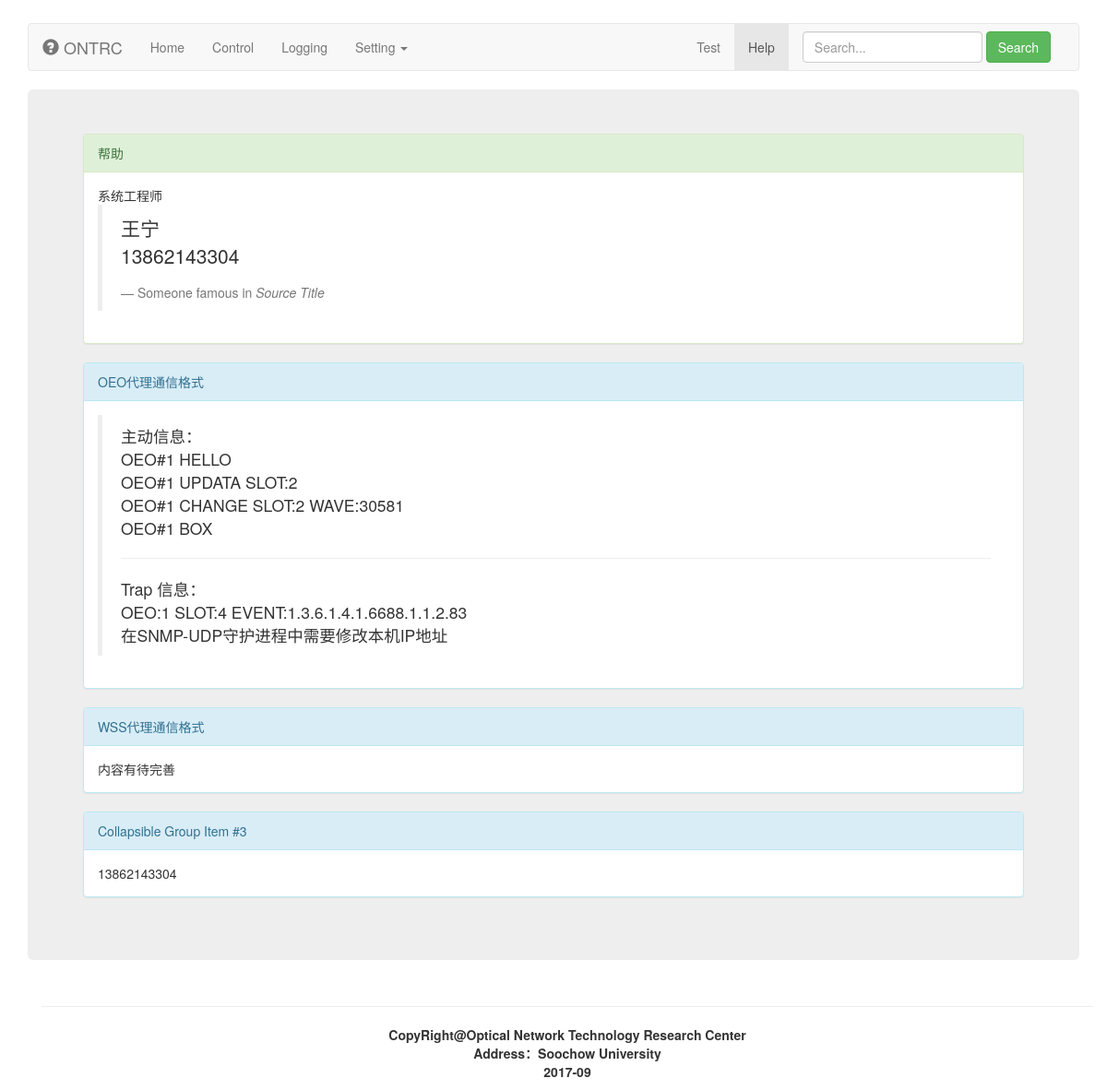
The app's page /help, older data.
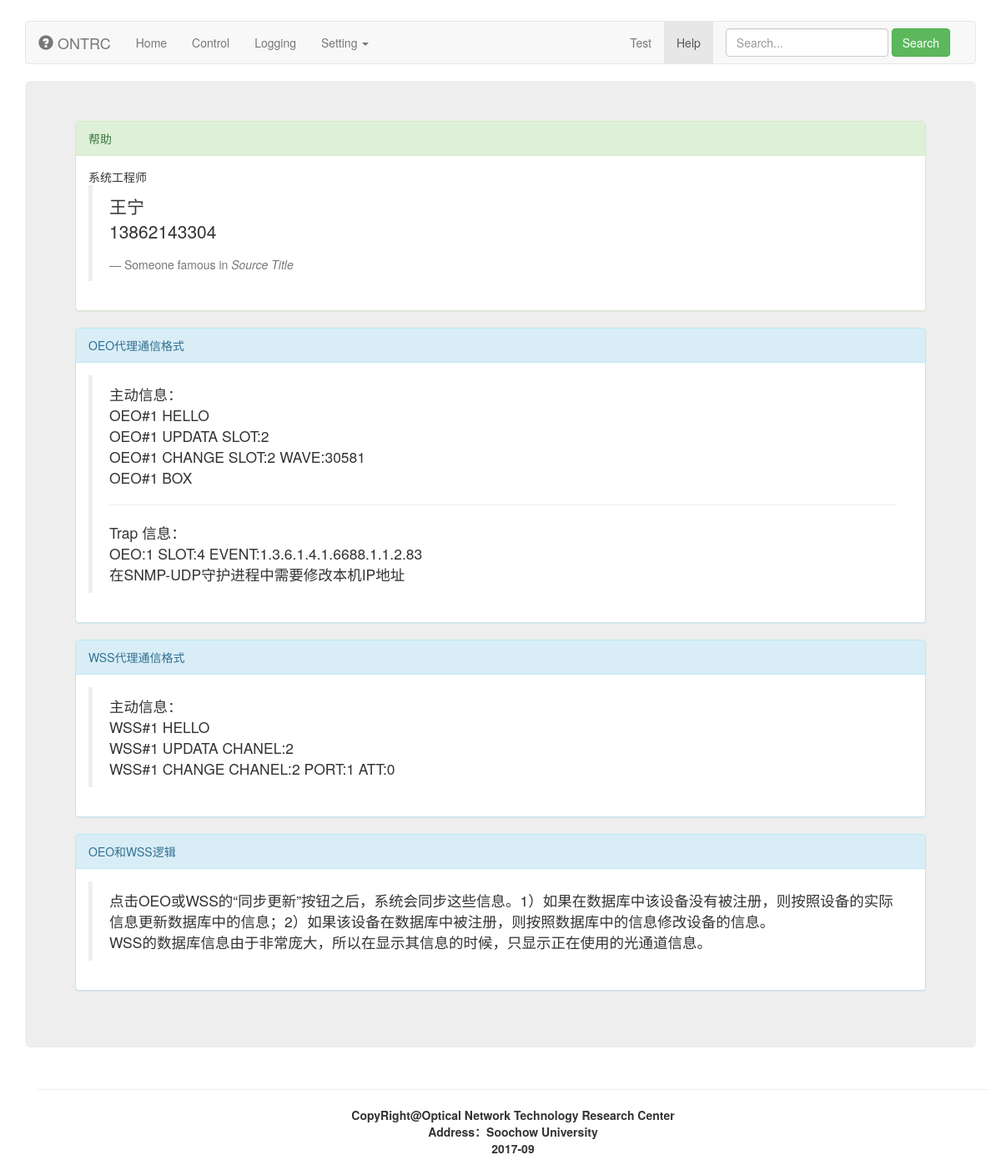
The same page, newer data.
### Show/models.py (models this page shows)
class help(models.Model):
    helptitle = models.CharField(max_length=50)
    helpkeyword = models.CharField(max_length=50)
    helptxt = models.TextField()

### Show/views.py (the view)
# urls.py: url(r'^help', views.help),
def help(req):
    author = models.help.objects.filter(id=1)
    info = models.help.objects.filter(id__gt=1)
    return render(req,"help.html",{"author":author[0],"info":info})

### templates/help.html (shortened to what this page needs)
{% extends "base.html" %}
{% block titleURL%} /index/ {% endblock %}
{% block title %}
    <span class="glyphicon glyphicon-question-sign" aria-hidden="true"></span>
    ONTRC
{% endblock %}
{% block MainContents %}
    <div class="panel panel-success">
        <div class="panel-heading">帮助</div>
        <div class="panel-body">
            {{ author.helptitle }}
            {{ author.helptxt|safe }}
        </div>
    </div>
    {% for e in info %}
        <div class="panel panel-info">
            <div class="panel-heading">{{ e.helptitle }}</div>
            <div class="panel-body">
                {{ e.helptxt|safe }}
            </div>
        </div>
    {% endfor %}
{% endblock %}

Row changes from the older to the newer data that the page shows:
removed help: helptitle "Collapsible Group Item #3", helptxt "13862143304"
changed help "WSS代理通信格式": helptxt "内容有待完善" → "主动信息： WSS#1 HELLO WSS#1 UPDATA CHANEL:2 WSS#1 CHANGE CHANEL:2 PORT:1 ATT:0"
added help: helptitle "OEO和WSS逻辑", helptxt "点击OEO或WSS的“同步更新”按钮之后，系统会同步这些信息。1）如果在数据库中该设备没有被注册，则按照设备的实际信息更新数据库中的信息；2）如果该设备在数据库中被注册，则按照数据库中的信息修改设备的信息。 WSS的数据库信息由于非常庞大，所以在显示其信息的时候，只显示正在使用的光通道信息。"
